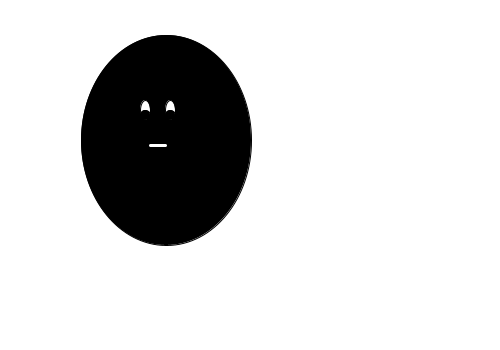
Frame 1 (no input)
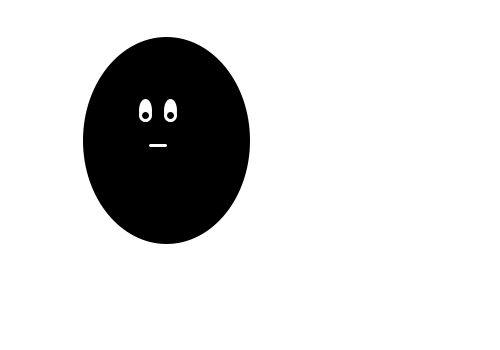
Frame 60 (the mouse pressed at the canvas centre just before this capture)
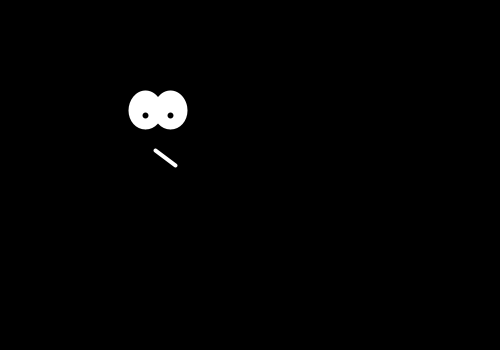
Frame 120 (the mouse held since frame 60 and released just before this capture)

The Processing sketch that drew these frames (run headless with seeded random() and noise(); from frame 60 on, the mouse is pressed at the canvas centre):

// Processing sketch: processing_139959
// ── processing_139959.pde

void setup ()
{
     size( 500,350 );
     smooth();
}
 
void draw()
{
     if(mouseX < width/2)
     {
      background( 255 );
      
   
      //monster body
      fill(0);
      ellipse(width/3,height/2.5, 170,210);
      
      //monster eyes
      fill(255);
      ellipse(145,110, 10,20);
      ellipse(170,110, 10,20);
       
      fill(0);
      ellipse(145,115, 10,10);
      ellipse(170,115, 10,10);
       
      //monster mouth
      stroke(255);
      strokeWeight( 3 );
      line(150,145, 165,145);
     }
     else
     {
      background( 0 );
       
      //monster eyes
      fill(255);
      ellipse(145,110, 30,35);
      ellipse(170,110, 30,35);
       
      fill(0);
      ellipse(145,115, 10,10);
      ellipse(170,115, 10,10);
 
      //monster mouth
      stroke(255);
      strokeWeight( 4 );
      line(155,150, 175,165);
    
      }
}
      
